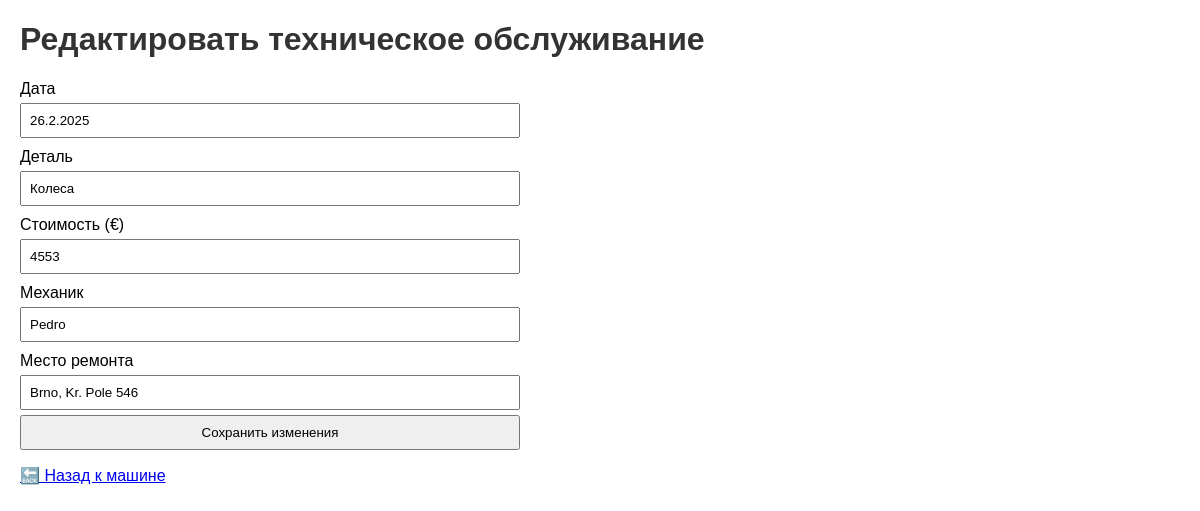
Page /maintenance/1/edit on the committed database.
### app.py (models this page shows)
class Maintenance(db.Model):
    __tablename__ = 'maintenance'
    id = db.Column(db.Integer, primary_key=True)
    machine_id = db.Column(db.Integer, db.ForeignKey('machine.id'), nullable=False)
    part = db.Column(db.String(100), nullable=False)
    date = db.Column(db.String(10), nullable=False)
    cost = db.Column(db.Float, nullable=False)
    mechanic = db.Column(db.String(100), nullable=False)
    location = db.Column(db.String(255), nullable=False)

### app.py (the view, shortened to what this page needs)
@app.route('/maintenance/<int:maintenance_id>/edit', methods=['GET', 'POST'])
def edit_maintenance(maintenance_id):
    maintenance = Maintenance.query.get_or_404(maintenance_id)
    form = MaintenanceForm(obj=maintenance)
    return render_template('edit_maintenance.html', form=form, maintenance=maintenance)

### app.py
class MaintenanceForm(FlaskForm):
    date = StringField('Дата', validators=[DataRequired(), Length(max=30)])
    part = StringField('Деталь', validators=[DataRequired(), Length(max=100)])
    cost = IntegerField('Стоимость (€)', validators=[DataRequired()])
    mechanic = StringField('Механик', validators=[DataRequired(), Length(max=100)])
    location = StringField('Место ремонта', validators=[DataRequired(), Length(max=255)])
    submit = SubmitField('Сохранить изменения')

### templates/edit_maintenance.html (shortened to what this page needs)
<!DOCTYPE html>
<html>
<head>
</head>
<body>
    <h1>Редактировать техническое обслуживание</h1>
    <form method="POST">
        <label>{{ form.date.label }} {{ form.date(size=32) }}</label>
        <label>{{ form.part.label }} {{ form.part(size=32) }}</label>
        <label>{{ form.cost.label }} {{ form.cost() }}</label>
        <label>{{ form.mechanic.label }} {{ form.mechanic(size=32) }}</label>
        <label>{{ form.location.label }} {{ form.location(size=32) }}</label>
        {{ form.submit() }}
    </form>
    <p><a href="{{ url_for('machine_detail', machine_id=maintenance.machine_id) }}">🔙 Назад к машине</a></p>
</body>
</html>

### templates/edit_maintenance.html (style rules this page uses)
body { font-family: Arial, sans-serif; margin: 20px; }
h1 { color: #333; }
form { max-width: 500px; }
label { display: block; margin-top: 10px; }
input { width: 100%; padding: 8px; margin-top: 5px; box-sizing: border-box; }

### rows in the picture
Maintenance: date "26.2.2025", part "Колеса", cost "4553", mechanic "Pedro", location "Brno, Kr. Pole 546"
